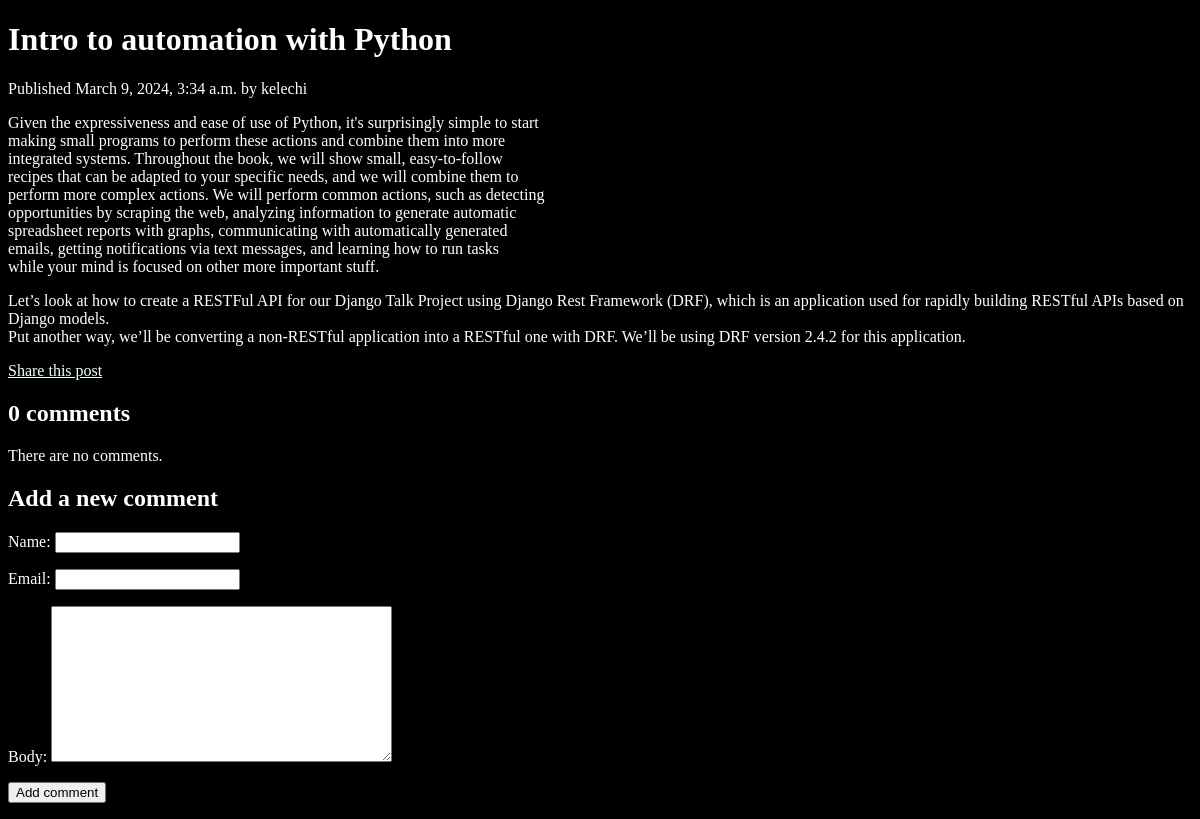
The app's page /blog/2024/3/9/intro-to-automation-with-python/, older data.
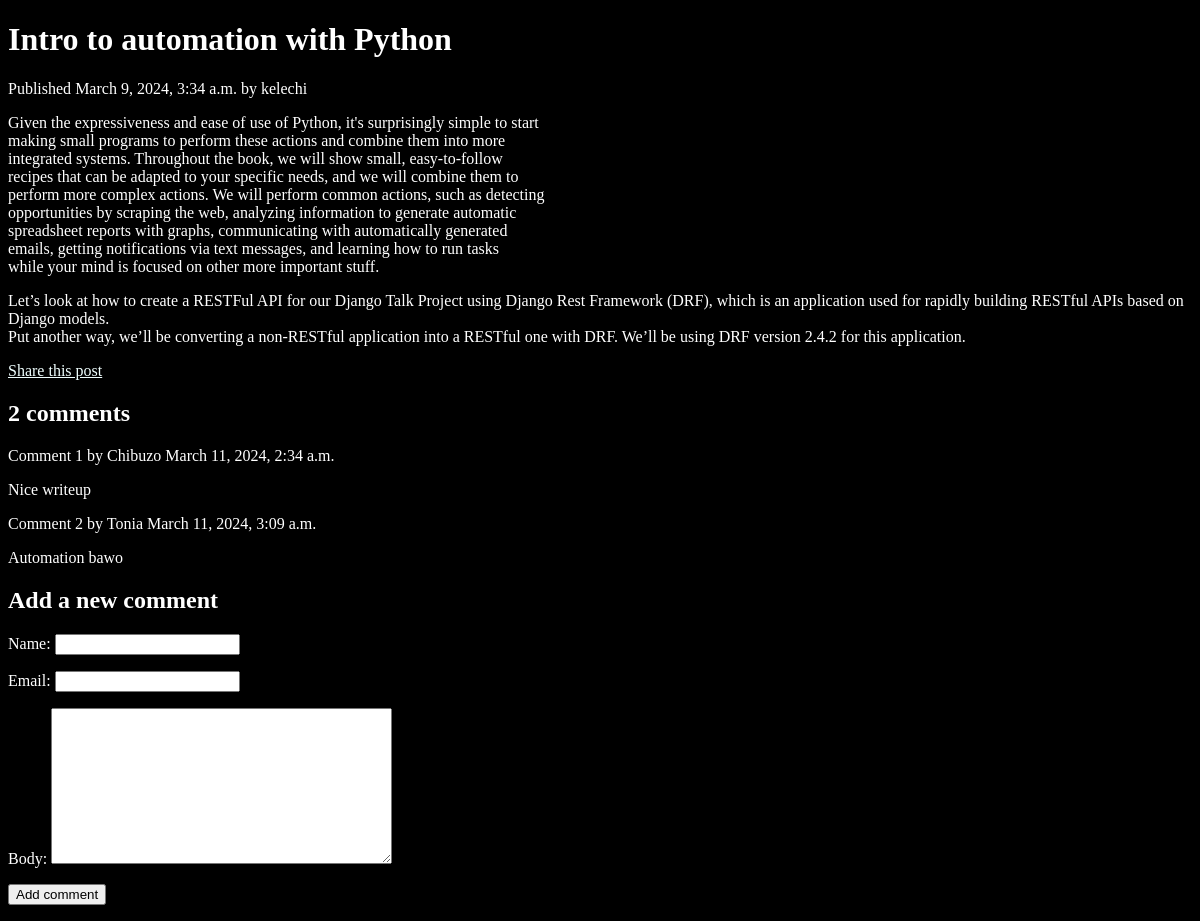
The same page, newer data.
### blog/models.py (models this page shows, shortened)
class Post(models.Model):
    class Status(models.TextChoices):
        DRAFT = 'DF', 'Draft'
        PUBLISHED = 'PB', 'Published'
    title = models.CharField(max_length=250)
    slug = models.SlugField(max_length=250, unique_for_date='publish')
    author = models.ForeignKey(User, on_delete=models.CASCADE, related_name='blog_posts')
    post_body = models.TextField()
    publish = models.DateTimeField(default=timezone.now)
    created = models.DateTimeField(auto_now_add=True)
    updated = models.DateTimeField(auto_now=True)
    status = models.CharField(
        max_length=2,
        choices=Status.choices,
        default=Status.DRAFT
    )
    objects = models.Manager()
    published = PublishedManager()
    tag = TaggableManager()
    class Meta:
        ordering = ['-publish']
        indexes = [
            models.Index(fields=['-publish']),
        ]

class Comment(models.Model):
    post = models.ForeignKey(Post, on_delete=models.CASCADE, related_name='comments')
    name = models.CharField(max_length=80)
    email = models.EmailField()
    body = models.TextField()
    created = models.DateTimeField(auto_now_add=True)
    updated = models.DateTimeField(auto_now=True)
    active = models.BooleanField(default=True)
    class Meta:
        ordering = ['created']
        indexes = [
            models.Index(fields=['created'])
        ]

### blog/views.py (the view)
# urls.py: path('<int:year>/<int:month>/<int:day>/<slug:post>/', views.post_detail, name='post_detail'),
def post_detail(request, year, month, day, post):
    post = get_object_or_404(
        Post,
        status=Post.Status.PUBLISHED,
        slug=post,
        publish__year=year,
        publish__month=month,
        publish__day=day,
    )
    comments = post.comments.filter(active=True)
    form = CommentForm()
    return render(request, "blog/post/detail.html", {"post": post, 'comments': comments,'form': form})

### blog/form.py
class CommentForm(forms.ModelForm):
    class Meta:
        model = Comment
        fields = ['name', 'email', 'body']

### blog/templates/blog/post/detail.html (shortened to what this page needs)
{% extends "blog/base.html" %}
{% block content %}
 <h1>{{ post.title }}</h1>
 <p class="date">
 Published {{ post.publish }} by {{ post.author }}
 </p>
 {{ post.post_body | linebreaks }}
 <p>
    <a href="{% url "blog:post_share" post.id %}">
    Share this post
    </a>
    </p>
    {% with comments.count as total_comments %}
    <h2>
    {{ total_comments }} comment{{ total_comments|pluralize }}
    </h2>
    {% endwith %}
    {% for comment in comments %}
 <div class="comment">
 <p class="info">
 Comment {{ forloop.counter }} by {{ comment.name }}
 {{ comment.created }}
 </p>
 {{ comment.body|linebreaks }}
 </div>
 {% empty %}
 <p>There are no comments.</p>
 {% endfor %}
 {% include "blog/post/includes/comment_form.html" %}
{% endblock %}

### blog/templates/blog/base.html (shortened to what this page needs)
{% load static %}
<!DOCTYPE html>
<html>
<head>
  <link href="{% static "css/blog.css" %}" rel="stylesheet">
</head>
<body>
  <div id="content">
    {% block content %}
    {% endblock %}
  </div>
</body>
</html>

### blog/templates/blog/post/includes/comment_form.html (shortened to what this page needs)
<h2>Add a new comment </h2>
<form action="{% url "blog:post_comment" post.id %}" method="post">
 {{ form.as_p }}
 <p><input type="submit" value="Add comment"></p>
</form>

### blog/static/css/blog.css (style rules this page uses)
body { background-color: black; color: white; }
a:link { color: azure; }

Row changes from the older to the newer data that the page shows:
added Comment: name "Chibuzo", created "March 11, 2024, 2:34 a.m.", body "Nice writeup"
added Comment: name "Tonia", created "March 11, 2024, 3:09 a.m.", body "Automation bawo"
Text that changed along with them:
{{ total_comments }}: "0" → "2"
text no longer shown: "There are no comments."
